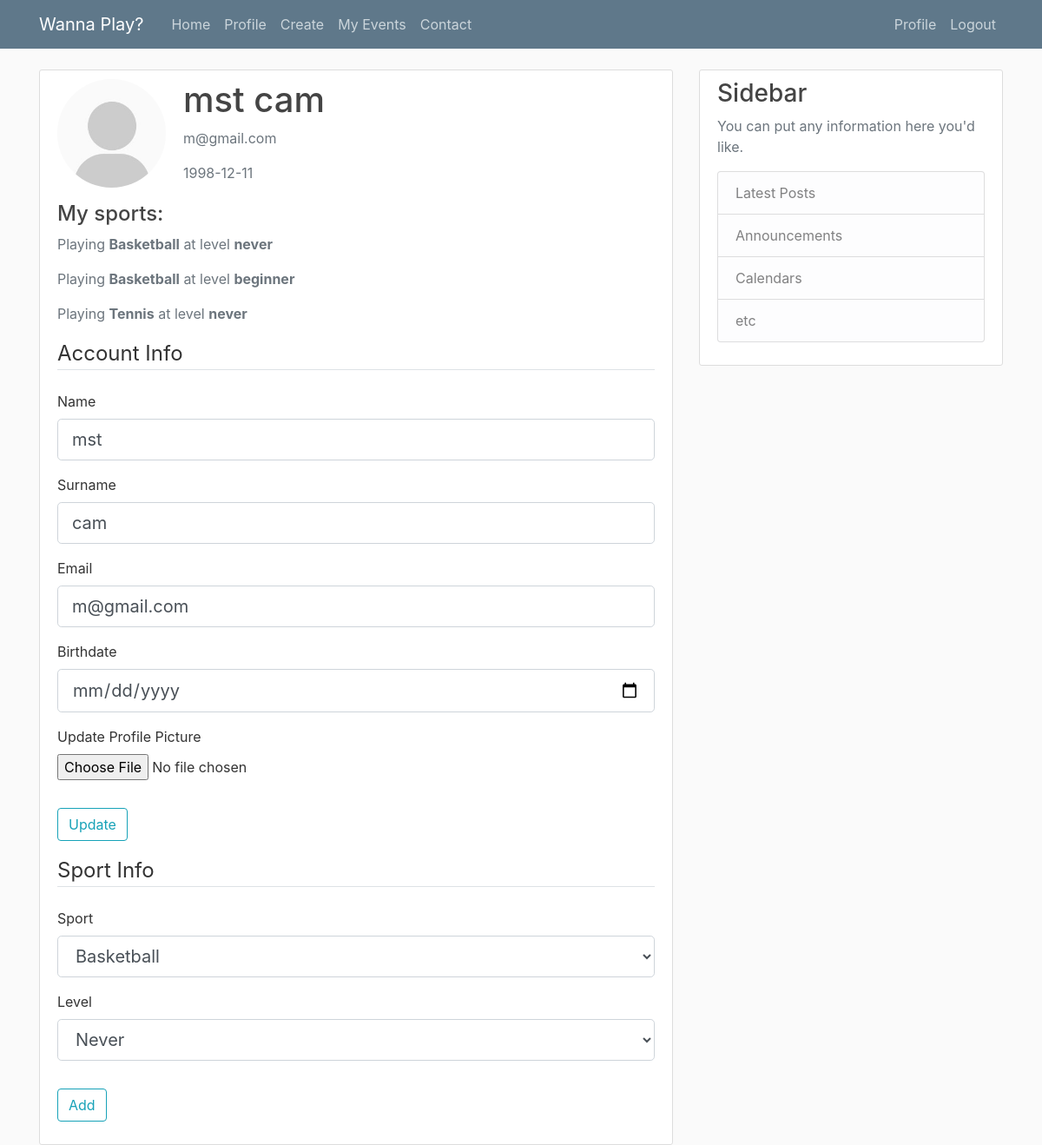
The app's page /profile (signed in), older data.
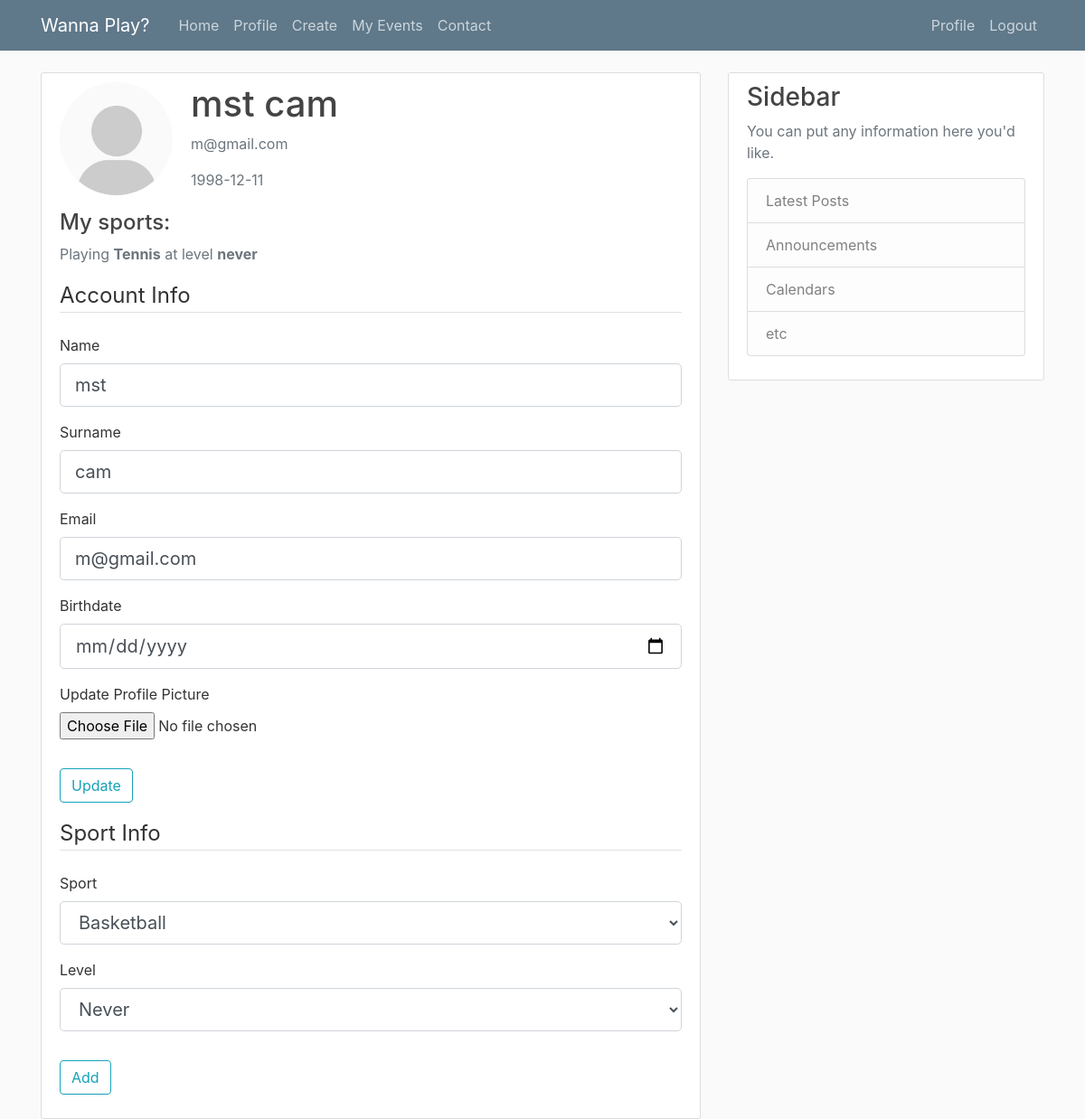
The same page, newer data.
### flaskblog/models.py (models this page shows, shortened)
class SportPlayed(db.Model):
    __tablename__ = 'SportPlayed'
    id = db.Column(db.Integer, primary_key=True)
    u_id = db.Column(db.Integer, db.ForeignKey('user.id'), index=True)
    s_id = db.Column(db.Integer, db.ForeignKey('sport.id'), index=True)
    level = db.Column(db.String(60))

class Sport(db.Model):
    __tablename__ = 'sport'
    id = db.Column(db.Integer, primary_key=True)
    name = db.Column(db.String(60), nullable=False)
    sport_played = db.relationship('SportPlayed', foreign_keys=[SportPlayed.s_id], backref='sport', lazy=True)
    events_4 = db.relationship('Event', backref='sportevent', lazy=True)

### flaskblog/users/routes.py (the view, shortened to what this page needs)
@users.route("/profile", methods=['GET', 'POST'])
@login_required
def profile():
    form = UpdateProfileForm()
    if form.validate_on_submit():
        if form.picture.data:
            picture_file = save_picture(form.picture.data)
            current_user.image_file = picture_file
        current_user.name = form.name.data
        current_user.surname = form.surname.data
        current_user.email = form.email.data
        current_user.birthdate = form.birthdate.data
        db.session.commit()
        flash('Your account has been updated!', 'success')
        return redirect(url_for('users.profile'))
    elif request.method == 'GET':
        form.name.data = current_user.name
        form.surname.data = current_user.surname
        form.email.data = current_user.email
        form.birthdate.data = current_user.birthdate
    image_file = url_for('static', filename='profile_pics/' + current_user.image_file)
    form2 = AddSport()
    available_sports = []
    for x in Sport.query.all():
        s = (str(x.name), str(x.name).capitalize())
        available_sports.append(s)
    form2.sport1.choices = available_sports
    sportp = SportPlayed.query.filter_by(u_id = current_user.id).all()
    return render_template('profile.html', title='Profile',
                           image_file=image_file, form=form, sportp=sportp, form2=form2)

### flaskblog/users/forms.py (shortened to what this page needs)
class UpdateProfileForm(FlaskForm):
    name = StringField('Name', validators=[DataRequired(), Length(min=2, max=30)])#, Regexp('^[A-Za-z]*$','Name must have only letters')])
    surname = StringField('Surname', validators=[DataRequired(), Length(min=2, max=30)])  # , Regexp('^[A-Za-z]*$','Surname must have only letters')])
    birthdate = DateField('Birthdate', format='%d-%m-%Y', validators=[DataRequired("Incorrect data format, should be DD-MM-YYYY")])
    email = StringField('Email', validators=[DataRequired(), Email()])
    picture = FileField('Update Profile Picture', validators=[FileAllowed(['jpg', 'png'])])
    submit = SubmitField('Update')

class AddSport(FlaskForm):
    sport1 = SelectField('Sport', [DataRequired()], choices=[])
    level1 = SelectField('Level', [DataRequired()],
                        choices=[('never', 'Never'), ('beginner', 'Beginner'), ('intermediate', 'Intermediate'),
                                 ('advanced', 'Advanced')])
    add = SubmitField('Add')

### flaskblog/models.py (called while the page is built)
@login_manager.user_loader
def load_user(user_id):
    return User.query.get(int(user_id))

### flaskblog/templates/profile.html (shortened to what the changed rows need)
{% extends "layout.html" %}
{% block content %}
    <div class="content-section">
      <div class="media">
        <div class="media-body">
          <h2 class="account-heading">{{ current_user.name }} {{ current_user.surname }} </h2>
        </div>
      </div>
    {% for sport_play1 in sportp %}
      <div class="media">
        <div class="media-body">
          <p class="text-secondary"> Playing <b>{{ sport_play1.sport.name}}</b>  at level <b>{{ sport_play1.level }}</b></p>
        </div>
      </div>
    {% endfor %}
    </div>
{% endblock content %}

Row changes from the older to the newer data that the page shows:
removed SportPlayed: sport.name "Basketball", level "never"
removed SportPlayed: sport.name "Basketball", level "beginner"
